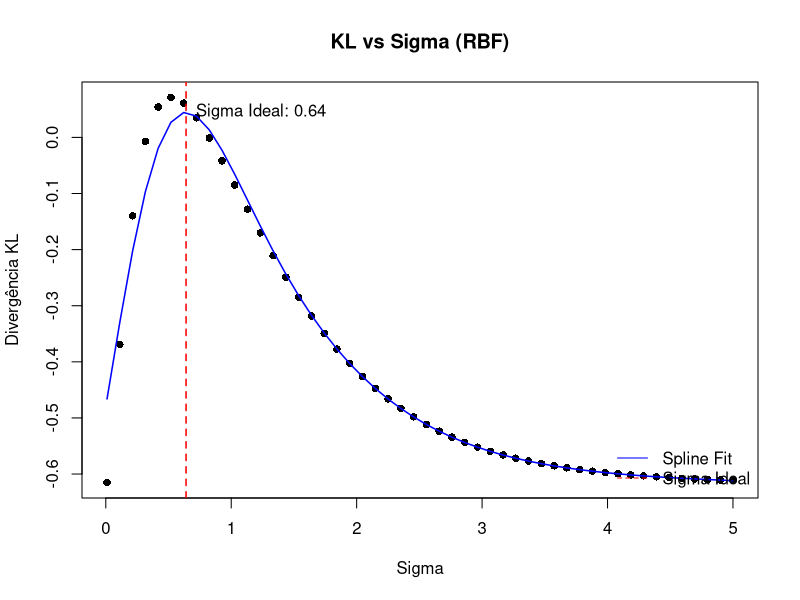
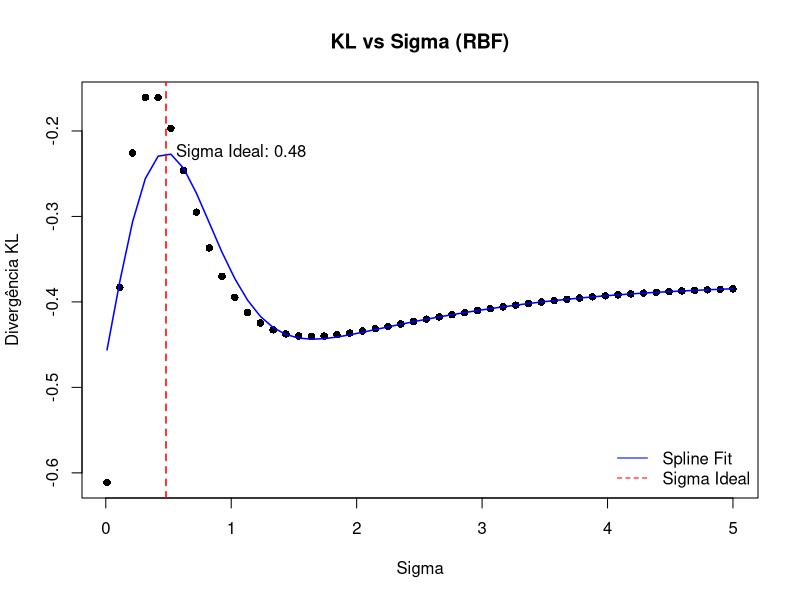
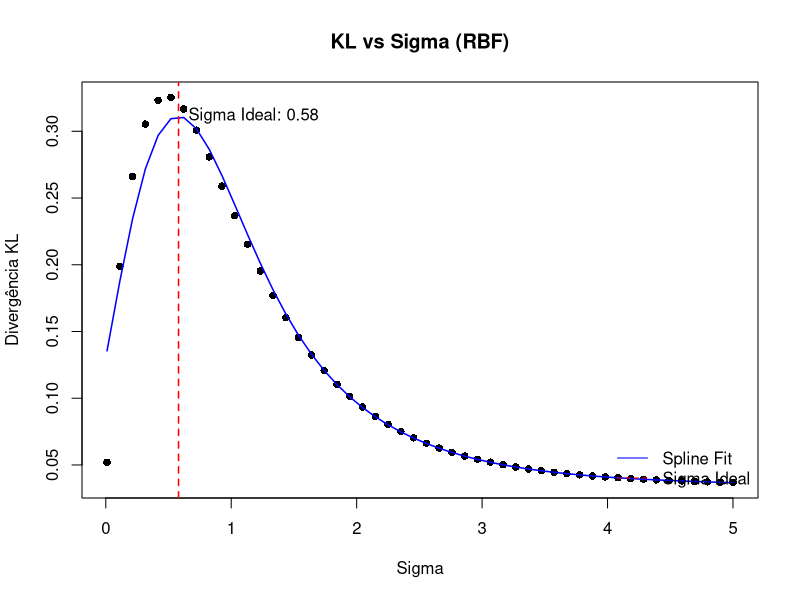
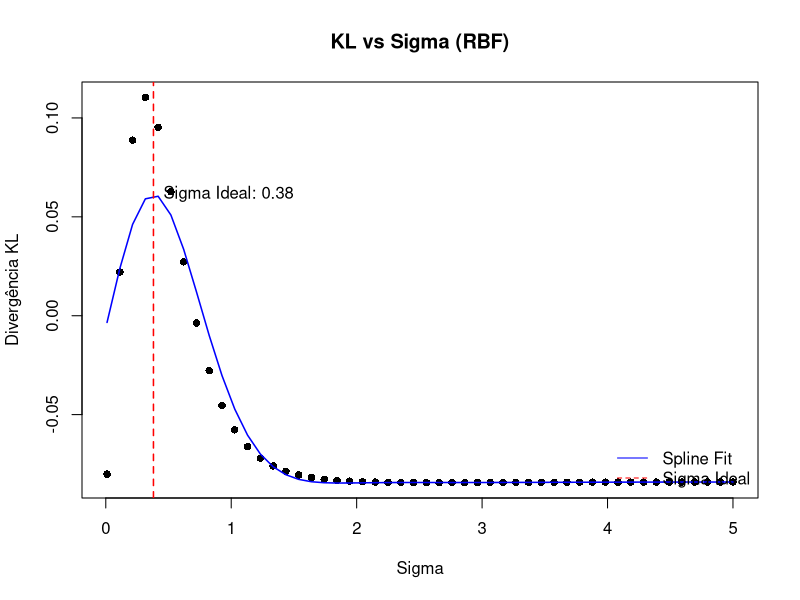
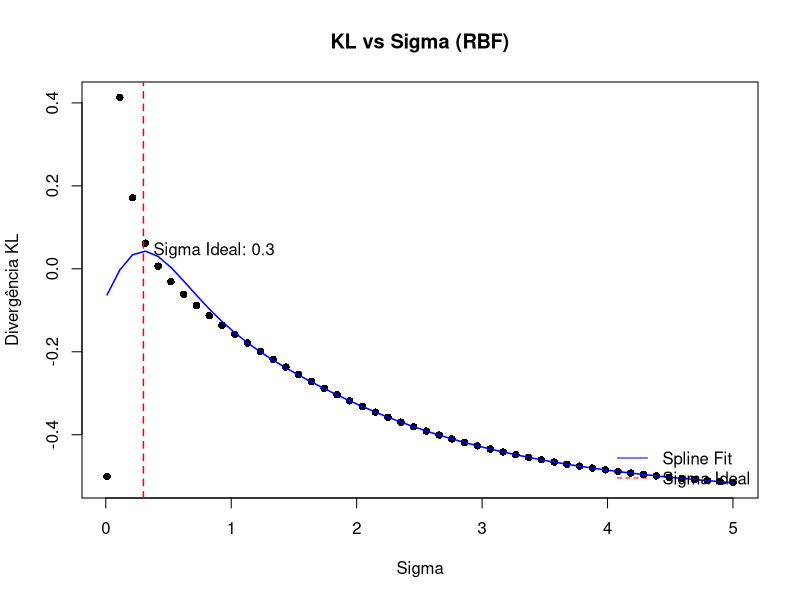

Write R code to recreate these figures, in order.
library(mlbench)
library(splines)
library(caret)


kl_divergence <- function(p, q) {
  p <- p / sum(p)
  q <- q / sum(q)
  p <- ifelse(p == 0, 1e-10, p) 
  q <- ifelse(q == 0, 1e-10, q) 
  sum(p * log(p / q))
}

rbf_kernel <- function(x, sigma = 1) {
  x <- as.matrix(x)
  n <- nrow(x)
  K <- matrix(0, n, n)
  dist_sq <- as.matrix(dist(x))^2
  K <- exp(-sigma * dist_sq)
  return(K)
}

# RBF
evaluate_sigma_kl <- function(data, labels, sigma_values) {
  results <- data.frame(sigma = sigma_values, KL = NA)
  
  numeric_cols <- sapply(data, is.numeric)
  if (any(numeric_cols)) {
    data[, numeric_cols] <- scale(data[, numeric_cols])
  } else {
    warning("No numeric columns found for scaling in evaluate_sigma_kl.")
  }

  for (s_idx in seq_along(sigma_values)) {
    sigma <- sigma_values[s_idx]
    
    K <- tryCatch({
      rbf_kernel(data, sigma = sigma)
    }, error = function(e) {
      message(paste("Error calculating RBF kernel for sigma =", sigma, ":", e$message))
      return(NULL)
    })
    
    if (is.null(K) || any(is.na(K)) || all(K == 0)) {
      results$KL[s_idx] <- NA 
      next
    }
    
    classes <- unique(labels)
    class_dists <- list()
    
 
    for (cl in classes) {
      idx <- which(labels == cl)
      if (length(idx) < 2) { 
        warning(paste("Class '", cl, "' has less than 2 samples. Skipping KL calculation for this class.", sep=""))
        next
      }

      class_dist <- rowMeans(K[idx, ])
      class_dists[[as.character(cl)]] <- class_dist / sum(class_dist)
    }
    
    kl_values <- c()
    cl_names <- names(class_dists)
    

    if (length(cl_names) >= 2) {
      for (i in 1:(length(cl_names) - 1)) {
        for (j in (i + 1):length(cl_names)) {
          p <- class_dists[[cl_names[i]]]
          q <- class_dists[[cl_names[j]]]
          p <- p + 1e-10
          q <- q + 1e-10
          kl_values <- c(kl_values, kl_divergence(p, q))
        }
      }
      if (length(kl_values) > 0) {
        results$KL[s_idx] <- mean(kl_values)
      } else {
        results$KL[s_idx] <- NA 
      }
    } else {
      results$KL[s_idx] <- NA
    }
  }
  return(results)
}


selecionar_sigma_ideal_spline_max <- function(kl_results) {
  valid_points <- !is.na(kl_results$KL) & !is.infinite(kl_results$KL)
  
  if (sum(valid_points) < 4) {
    warning("Not enough valid points to fit a spline. Returning sigma for max observed KL.")
    return(kl_results$sigma[which.max(kl_results$KL)])
  }
  

  spline_fit <- tryCatch({
    smooth.spline(kl_results$sigma[valid_points], kl_results$KL[valid_points], spar = 0.6)
  }, error = function(e) {
    warning(paste("Error fitting spline:", e$message, ". Returning sigma for max observed KL."))
    return(NULL)
  })

  if (is.null(spline_fit)) {
    return(kl_results$sigma[which.max(kl_results$KL)])
  }
  
  finer_sigma_grid <- seq(min(kl_results$sigma[valid_points]), max(kl_results$sigma[valid_points]), length.out = 500)
  predicted_kl <- predict(spline_fit, x = finer_sigma_grid)$y
  

  max_kl_idx <- which.max(predicted_kl)
  if (length(max_kl_idx) == 0) {
    warning("Could not find a maximum on the spline. Returning sigma for max observed KL.")
    return(kl_results$sigma[which.max(kl_results$KL)])
  }
  
  ideal_sigma <- finer_sigma_grid[max_kl_idx]
  

  if (ideal_sigma == min(finer_sigma_grid) || ideal_sigma == max(finer_sigma_grid)) {
      warning("Ideal sigma found at the edge of the search range. Consider expanding 'sigma_seq'.")
  }
  
  return(ideal_sigma)
}

avaliar_dataset_rbf <- function(nome_dataset, sigma_range = c(0.01, 5), num_sigmas = 30) {
  cat("\n✨ Dataset:", nome_dataset, "\n")
  data(list = nome_dataset, package = "mlbench")
  dados <- get(nome_dataset)
  dados <- na.omit(as.data.frame(dados)) 
  
  y <- dados[[ncol(dados)]]
  X <- dados[, -ncol(dados)]
  
  X <- data.frame(lapply(X, function(col) {
    if (is.factor(col)) {
      as.numeric(as.factor(col))
    } else if (is.character(col)) {
      as.numeric(as.factor(col)) 
    } else {
      col 
    }
  }))
  

  set.seed(123)

  if (!is.factor(y)) {
    y <- as.factor(y)
  }
  idx <- createDataPartition(y, p = 0.7, list = FALSE)
  X_train <- X[idx, ]
  y_train <- y[idx]
  
  sigma_seq <- seq(sigma_range[1], sigma_range[2], length.out = num_sigmas)
  
  kl_results <- evaluate_sigma_kl(X_train, y_train, sigma_seq)
  
  sigma_ideal <- selecionar_sigma_ideal_spline_max(kl_results)
  cat("Sigma ideal:", round(sigma_ideal, 4), "\n")
  
  return(list(sigma_ideal = sigma_ideal, kl_results = kl_results))
}

gera_graficos_rbf <- function(sigma_ideal, kl_results) {
  valid_points <- !is.na(kl_results$KL) & !is.infinite(kl_results$KL)
  
  if (sum(valid_points) < 4) {
    plot(kl_results$sigma, kl_results$KL, type = "p", main = "KL vs Sigma (RBF) - No Spline Fit",
         xlab = "Sigma", ylab = "Divergência KL", col = "black", pch = 16)
    if (!is.na(sigma_ideal)) {
      abline(v = sigma_ideal, col = "red", lty = 2, lwd = 1.5)
      text(sigma_ideal, max(kl_results$KL, na.rm = TRUE), 
           paste("Sigma ideal:", round(sigma_ideal, 3)), pos = 4, col = "black")
    }
    warning("Not enough valid points to generate a spline for plotting. Showing raw points only.")
    return(invisible(NULL))
  }
  
  spline_fit <- smooth.spline(kl_results$sigma[valid_points], kl_results$KL[valid_points], spar = 0.6)
  
  plot(kl_results$sigma, kl_results$KL, type = "p", main = "KL vs Sigma (RBF)",
       xlab = "Sigma", ylab = "Divergência KL", col = "black", pch = 16)
  lines(spline_fit, col = "blue", lwd = 1.5)
  
  if (!is.na(sigma_ideal)) {
    abline(v = sigma_ideal, col = "red", lty = 2, lwd = 1.5)
    predicted_kl_at_ideal <- predict(spline_fit, x = sigma_ideal)$y
    text(sigma_ideal, predicted_kl_at_ideal, 
         paste("Sigma Ideal:", round(sigma_ideal, 3)), pos = 4, col = "black")
  }
  
  legend("bottomright", legend = c("Spline Fit", "Sigma Ideal"),
         col = c("blue", "red"), lty = c(1, 2), bty = "n")
}


datasets_to_evaluate <- c("PimaIndiansDiabetes", "BreastCancer", "Vehicle", "Ozone", "Ionosphere")
results_list <- list()

for (ds_name in datasets_to_evaluate) {

  current_sigma_range <- c(0.01, 5) 
  if (ds_name == "iris") {
    current_sigma_range <- c(0.01, 2) 
  }
  
  dataset_result <- avaliar_dataset_rbf(ds_name, sigma_range = current_sigma_range, num_sigmas = 50)
  results_list[[ds_name]] <- dataset_result
  
  gera_graficos_rbf(dataset_result$sigma_ideal, dataset_result$kl_results)
}

print("Ideal Sigma values for RBF Kernel (found by spline maximum):")
sapply(results_list, `[[`, "sigma_ideal")